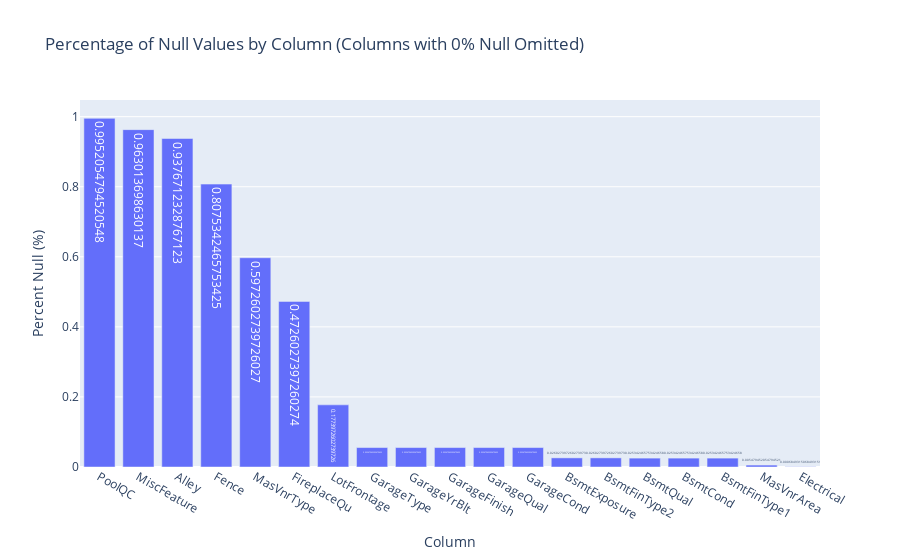

Notebook cell for this chart:
### Markdown cell above
## ❌ 3. Visualize Null Values and Remove High Percentage Null Columns

Next, it's always good to check if we have any columnw with a high percentage of null values and remove them as they won't provide much information to the model. Here we remove a column if it is more than 30% null.

### Code cell
# Calculate percentage of null values for each column
null_percentages = train.isnull().mean()
null_percentages = null_percentages.reset_index()
null_percentages.columns = ['column', 'percent_null']
null_percentages = null_percentages[null_percentages.percent_null > 0]
null_percentages.sort_values(by='percent_null', inplace=True, ascending=False)

# Create a bar chart using Plotly
fig = px.bar(
    null_percentages,
    x='column',
    y='percent_null',
    title='Percentage of Null Values by Column (Columns with 0% Null Omitted)',
    labels={'percent_null': 'Percent Null (%)', 'column': 'Column'},
    text='percent_null'
)

fig.show()

### Figure 1 — Plotly figure (JSON) as saved in the notebook; plotly's stock layout.template omitted (floating-point values rounded to 4 significant figures)
{"data": [{"hovertemplate": "Column=%{x}<br>Percent Null (%)=%{text}<extra></extra>", "legendgroup": "", "marker": {"color": "#636efa", "pattern": {"shape": ""}}, "name": "", "orientation": "v", "showlegend": false, "text": [0.9952, 0.963, 0.9377, 0.8075, 0.5973, 0.4726, 0.1774, 0.05548, 0.05548, 0.05548, 0.05548, 0.05548, 0.02603, 0.02603, 0.02534, 0.02534, 0.02534, 0.005479, 0.0006849], "textposition": "auto", "type": "bar", "x": ["PoolQC", "MiscFeature", "Alley", "Fence", "MasVnrType", "FireplaceQu", "LotFrontage", "GarageType", "GarageYrBlt", "GarageFinish", "GarageQual", "GarageCond", "BsmtExposure", "BsmtFinType2", "BsmtQual", "BsmtCond", "BsmtFinType1", "MasVnrArea", "Electrical"], "xaxis": "x", "y": [0.9952, 0.963, 0.9377, 0.8075, 0.5973, 0.4726, 0.1774, 0.05548, 0.05548, 0.05548, 0.05548, 0.05548, 0.02603, 0.02603, 0.02534, 0.02534, 0.02534, 0.005479, 0.0006849], "yaxis": "y"}], "layout": {"barmode": "relative", "legend": {"tracegroupgap": 0}, "title": {"text": "Percentage of Null Values by Column (Columns with 0% Null Omitted)"}, "xaxis": {"anchor": "y", "domain": [0, 1], "title": {"text": "Column"}}, "yaxis": {"anchor": "x", "domain": [0, 1], "title": {"text": "Percent Null (%)"}}}}
